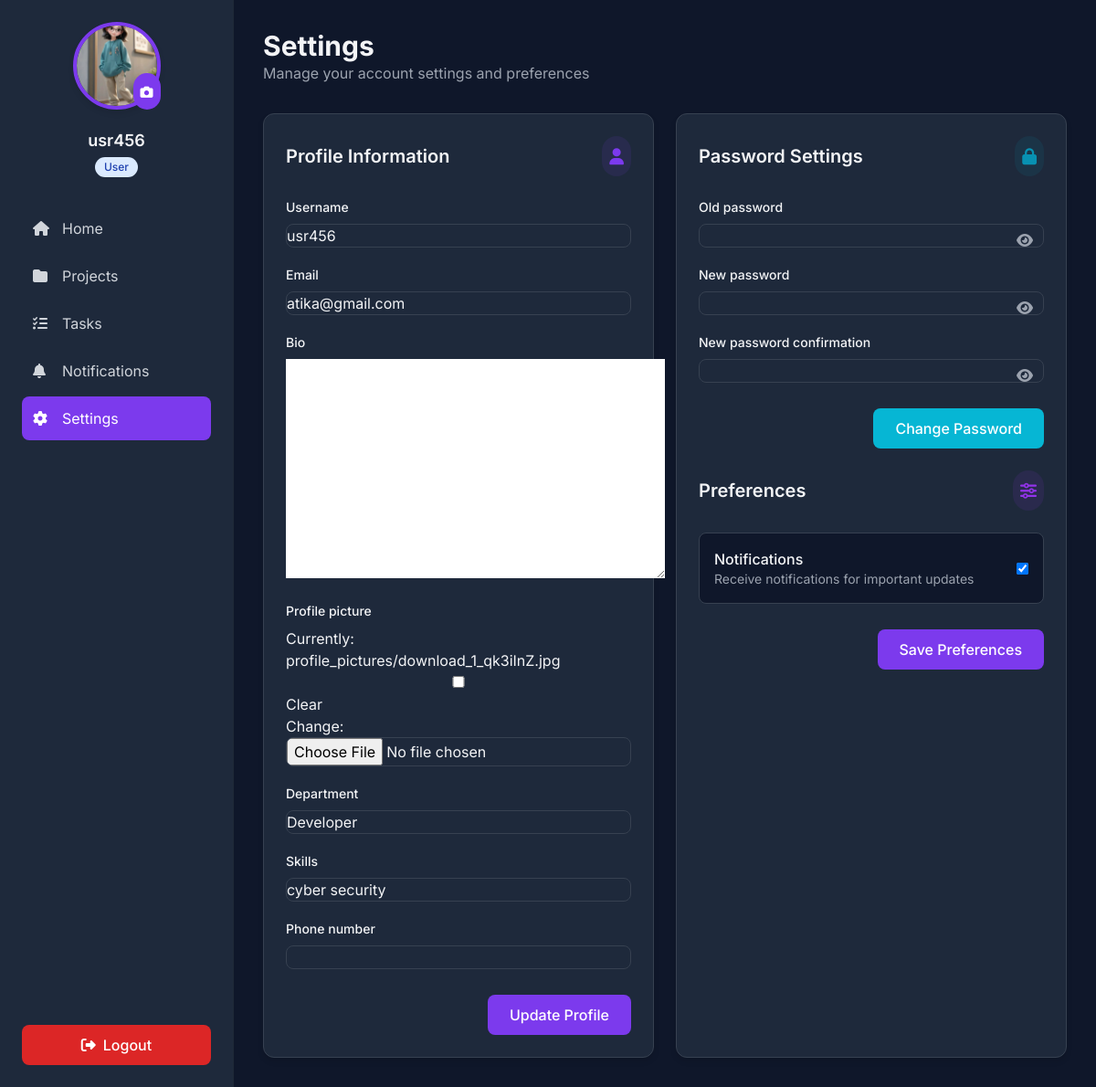
Page /users/settings/ (signed in) on the earlier database version.
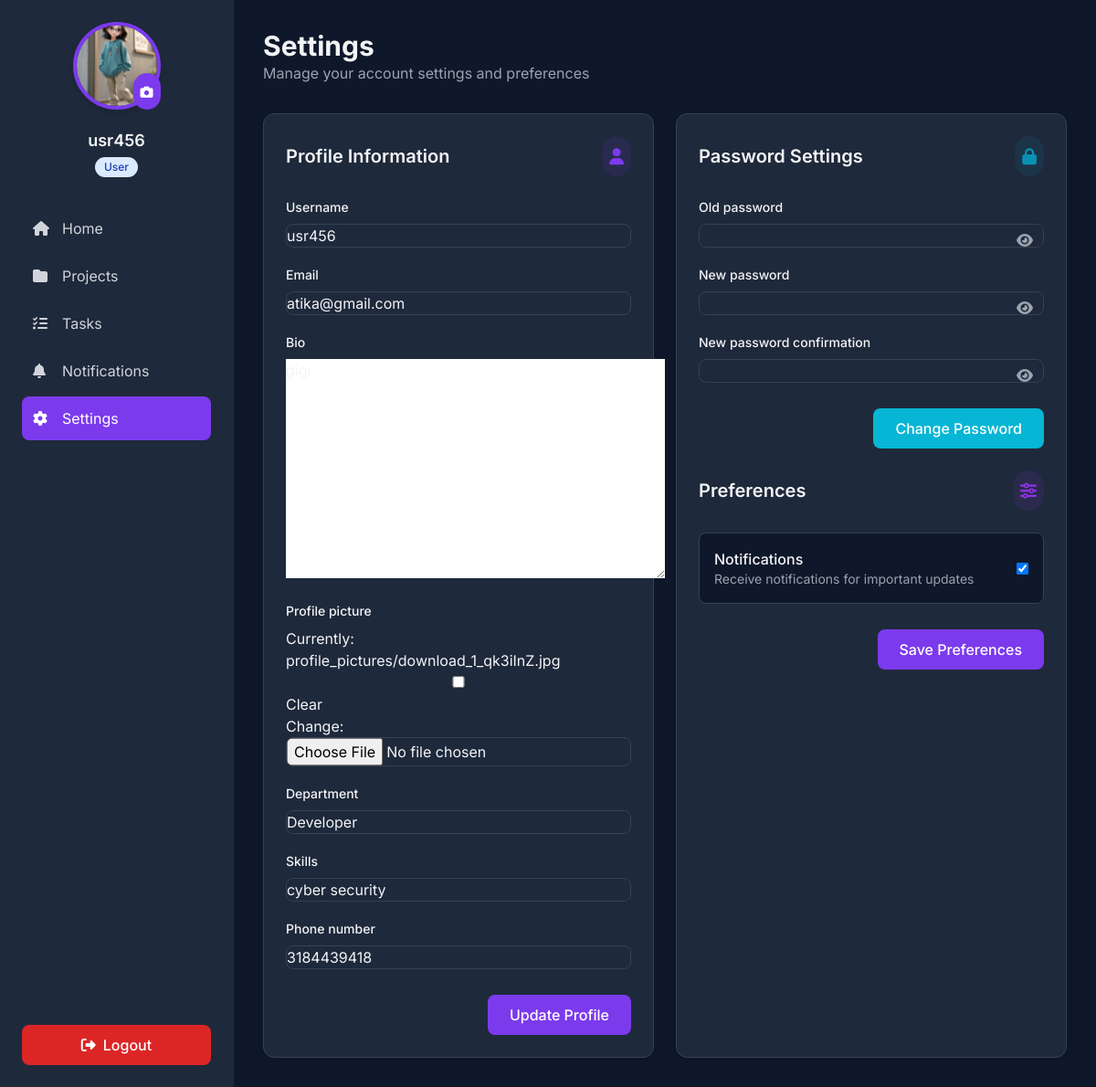
Same page on the later database version.
### users/models.py (models this page shows, shortened)
class Profile(models.Model):
    user = models.OneToOneField(settings.AUTH_USER_MODEL, on_delete=models.CASCADE)
    bio = models.TextField(blank=True)
    profile_picture = models.ImageField(
        upload_to='profile_pictures/',
        blank=True,
        null=True
    )
    department = models.CharField(max_length=100, blank=True, null=True)
    expertise = models.CharField(max_length=255, default="general")
    skills = models.TextField(blank=True, null=True)
    phone_number = models.CharField(max_length=20, blank=True, null=True)

### users/views.py (the view, shortened to what this page needs)
# urls.py: path('settings/', views.settings_view, name='settings'),
@login_required
def settings_view(request):
    def get_forms():
        return {
            'user_form': UserUpdateForm(request.POST or None, instance=request.user),
            'profile_form': ProfileForm(request.POST or None, request.FILES or None, instance=request.user.profile),
            'password_form': PasswordChangeForm(request.user, request.POST or None),
            'preference_form': PreferenceForm(request.POST or None, instance=request.user),
            'profile': request.user.profile
        }
    forms = get_forms()
    return render(request, 'users/settings.html', forms)

### users/forms.py
class UserUpdateForm(forms.ModelForm):
    class Meta:
        model = CustomUser
        fields = ['username', 'email']

class ProfileForm(forms.ModelForm):
    department = forms.CharField(max_length=100, required=True)
    skills = forms.CharField(max_length=255, required=True)
    phone_number = forms.CharField(max_length=20, required=False)
    profile_picture = forms.ImageField(required=False)
    class Meta:
        model = Profile
        fields = ['bio', 'profile_picture', 'department', 'skills', 'phone_number']

### users/context_processors.py (called while the page is built)
def user_roles(request):
    user = request.user
    is_admin = False
    if user.is_authenticated:
        user_groups = user.groups.values_list('name', flat=True)
        is_admin = 'Admin' in user_groups
    return {
        'is_admin': is_admin
    }

### users/templates/users/settings.html (shortened to what the changed rows need)
{% load static %}
<!DOCTYPE html>
<html lang="en">
<head>
  <script src="https://cdn.tailwindcss.com"></script>
  <link rel="stylesheet" href="https://cdnjs.cloudflare.com/ajax/libs/font-awesome/6.4.0/css/all.min.css" />
</head>
<body class="bg-dark-900 text-gray-100 min-h-screen">
  <div class="flex">
    <aside class="bg-dark-800 w-64 p-6 flex flex-col justify-between fixed inset-y-0 left-0 border-r border-gray-800">
      <div>
        <div class="flex flex-col items-center mb-8">
          <h1 class="text-lg font-semibold mt-2 text-center">{{ user.username }}</h1>
        </div>
      </div>
    </aside>
    <main class="flex-1 ml-64 p-8">
      <div class="flex items-center justify-between mb-8">
        <div>
          <h1 class="text-3xl font-bold">Settings</h1>
        </div>
      </div>
      <div class="grid grid-cols-1 lg:grid-cols-2 gap-6">
        <div class="card">
          <div class="flex items-center justify-between mb-6">
            <h2 class="text-xl font-semibold">Profile Information</h2>
          </div>
          <form method="POST" enctype="multipart/form-data" class="space-y-5">
            {% for field in profile_form.visible_fields %}
              <div>
                <label class="block text-sm font-medium mb-2">{{ field.label }}</label>
                {{ field }}
              </div>
            {% endfor %}
          </form>
        </div>
        <div class="card flex flex-col gap-6">
          <div>
            <div class="flex items-center justify-between mb-6">
              <h2 class="text-xl font-semibold">Password Settings</h2>
            </div>
          </div>
          <div>
            <div class="flex items-center justify-between mb-6">
              <h2 class="text-xl font-semibold">Preferences</h2>
            </div>
          </div>
        </div>
      </div>
    </main>
  </div>
</body>
</html>

Differences in the rows shown:
changed Profile "Developer": bio (not shown) → "gigi"; phone_number (not shown) → "3184439418"
